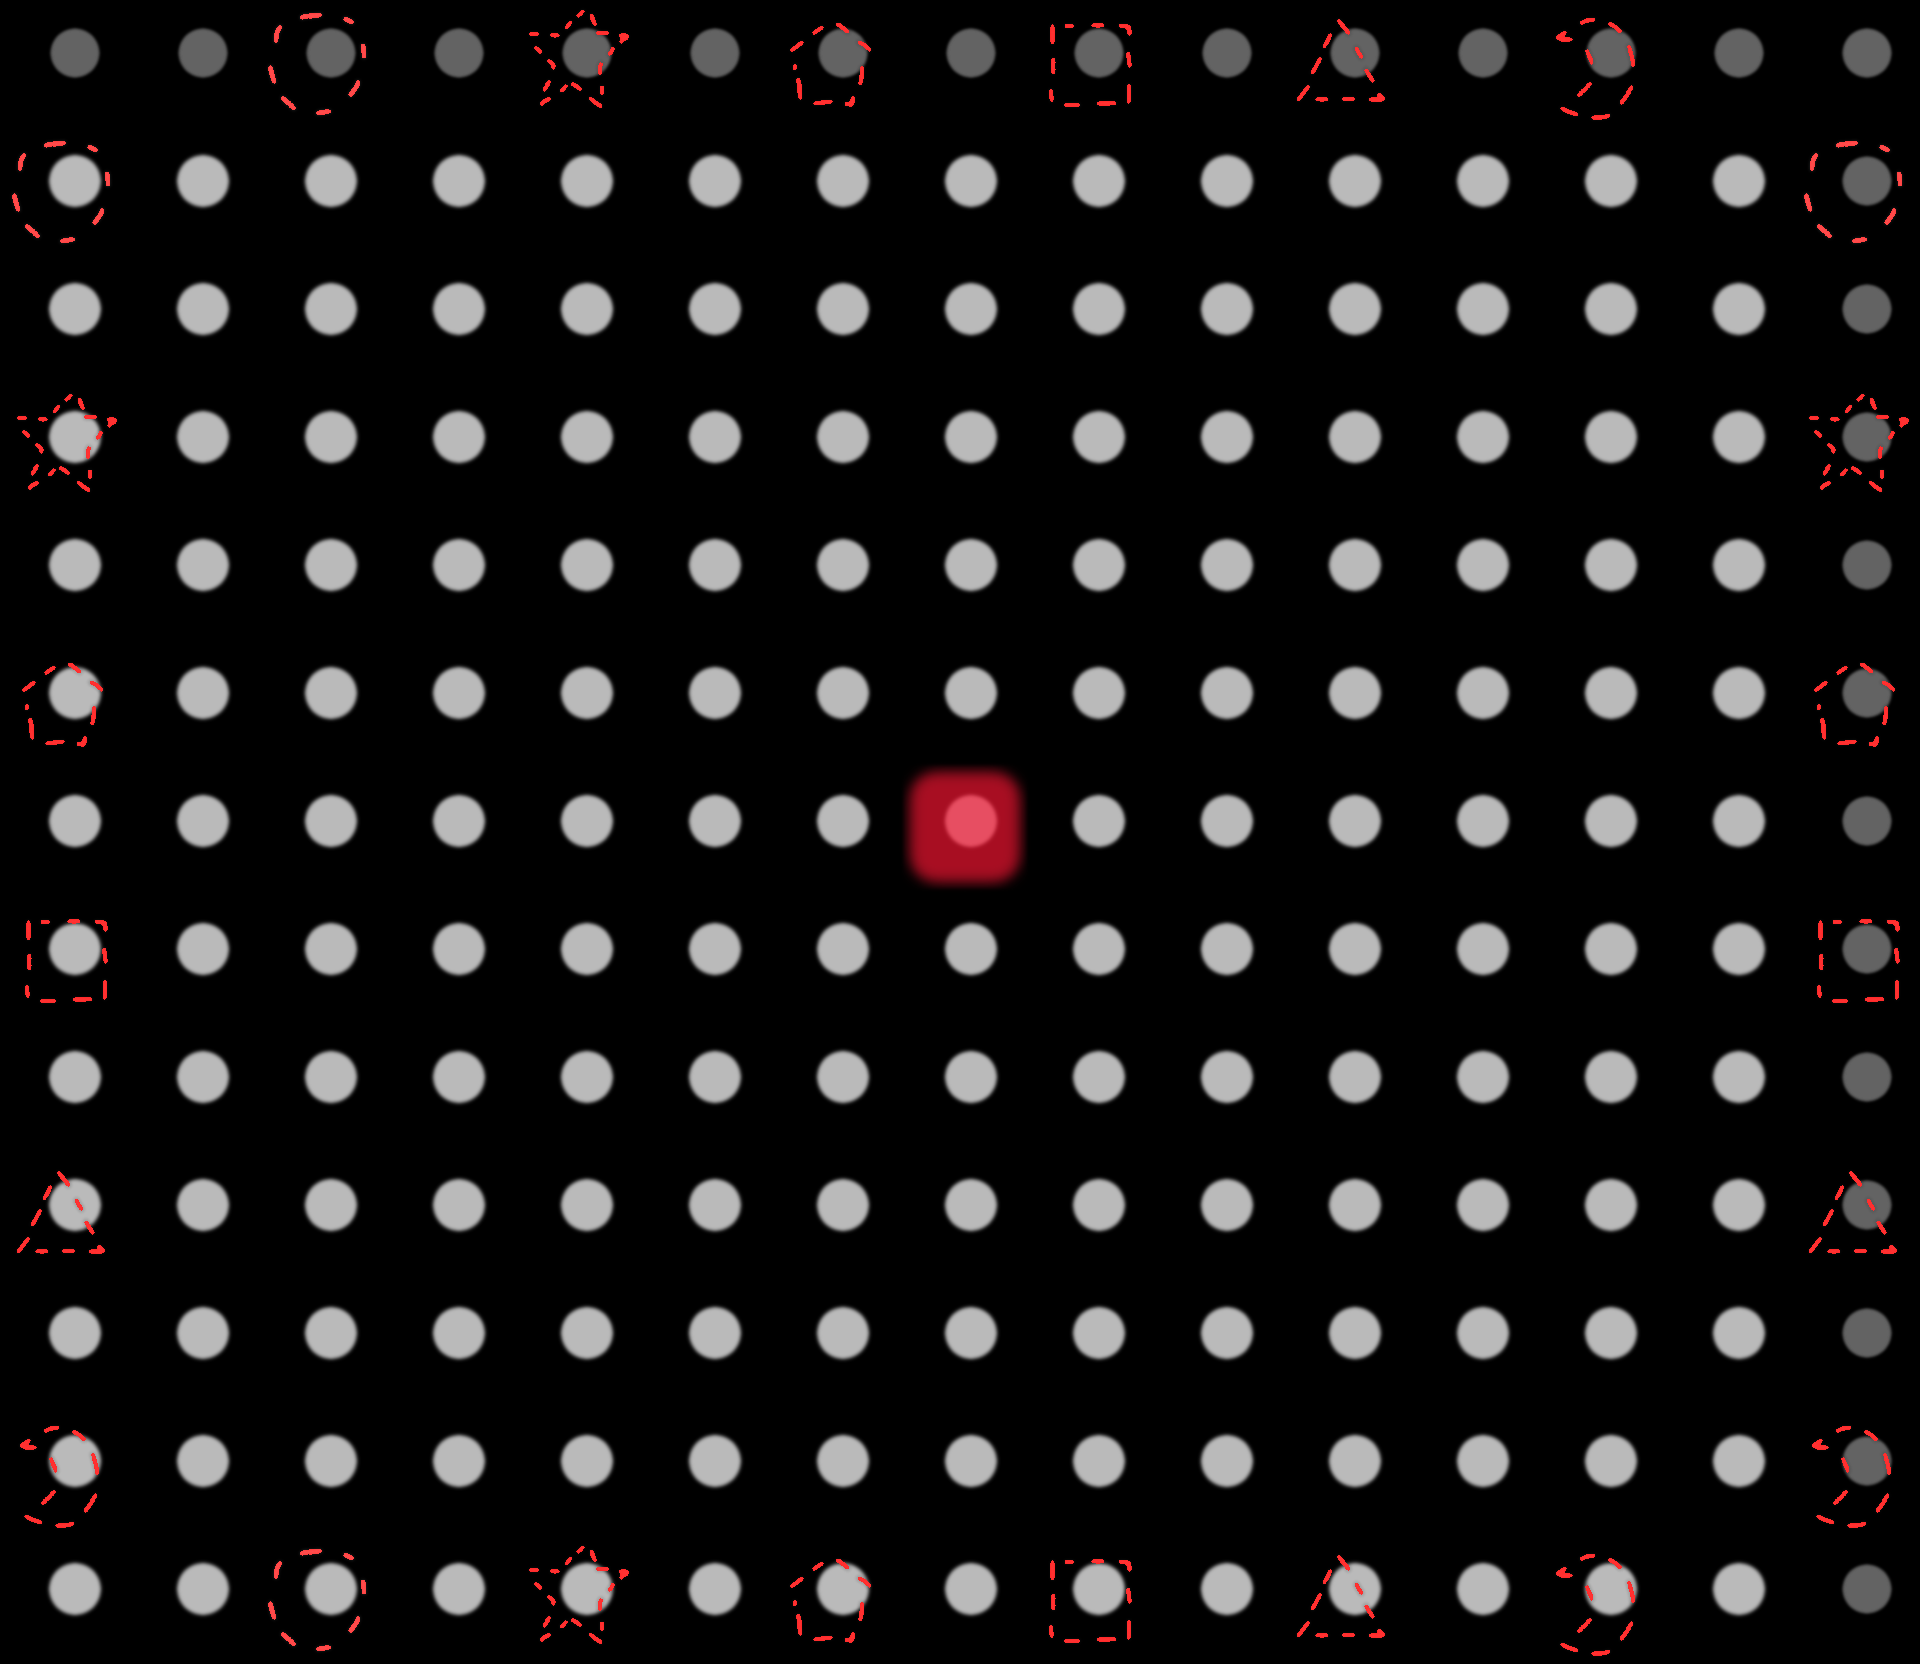

The image is a tile-based game level rendered from a .tmx file. Its description and source (layers, tilesets, objects; grid data summarised) follow:
An orthogonal 15x13 tile map with 128x128 px tiles, 4 tile layers (Map, Teleports, Teleports, Border), 3 tilesets.

<map version="1.0" orientation="orthogonal" width="15" height="13" tilewidth="128" tileheight="128">
 <tileset firstgid="1" source="Teleports.tsx" />
 <tileset firstgid="7" source="Tiles.tsx" />
 <tileset firstgid="31" source="Border.tsx" />
 <layer name="Map" width="15" height="13">
  <data>[195 cells, 195 non-empty, 10 distinct tile ids]</data>
 </layer>
 <layer name="Teleports" width="15" height="13">
  <data>[195 cells, 12 non-empty, 6 distinct tile ids]</data>
 </layer>
 <layer name="Teleports" width="15" height="13">
  <data>[195 cells, 12 non-empty, 6 distinct tile ids]</data>
 </layer>
 <layer name="Border" width="15" height="13">
  <data>[195 cells, 1 non-empty, 1 distinct tile ids]</data>
 </layer>
</map>
